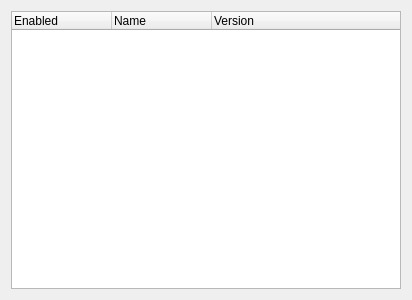
<?xml version="1.0" encoding="UTF-8"?>
<ui version="4.0">
 <class>SnapInManagementWidget</class>
 <widget class="QWidget" name="SnapInManagementWidget">
  <property name="geometry">
   <rect>
    <x>0</x>
    <y>0</y>
    <width>412</width>
    <height>300</height>
   </rect>
  </property>
  <property name="windowTitle">
   <string>Form</string>
  </property>
  <layout class="QGridLayout" name="gridLayout">
   <item row="0" column="0">
    <widget class="QTreeWidget" name="treeWidget">
     <property name="columnCount">
      <number>3</number>
     </property>
     <column>
      <property name="text">
       <string>Enabled</string>
      </property>
     </column>
     <column>
      <property name="text">
       <string>Name</string>
      </property>
     </column>
     <column>
      <property name="text">
       <string>Version</string>
      </property>
     </column>
    </widget>
   </item>
  </layout>
 </widget>
 <resources/>
 <connections/>
</ui>
